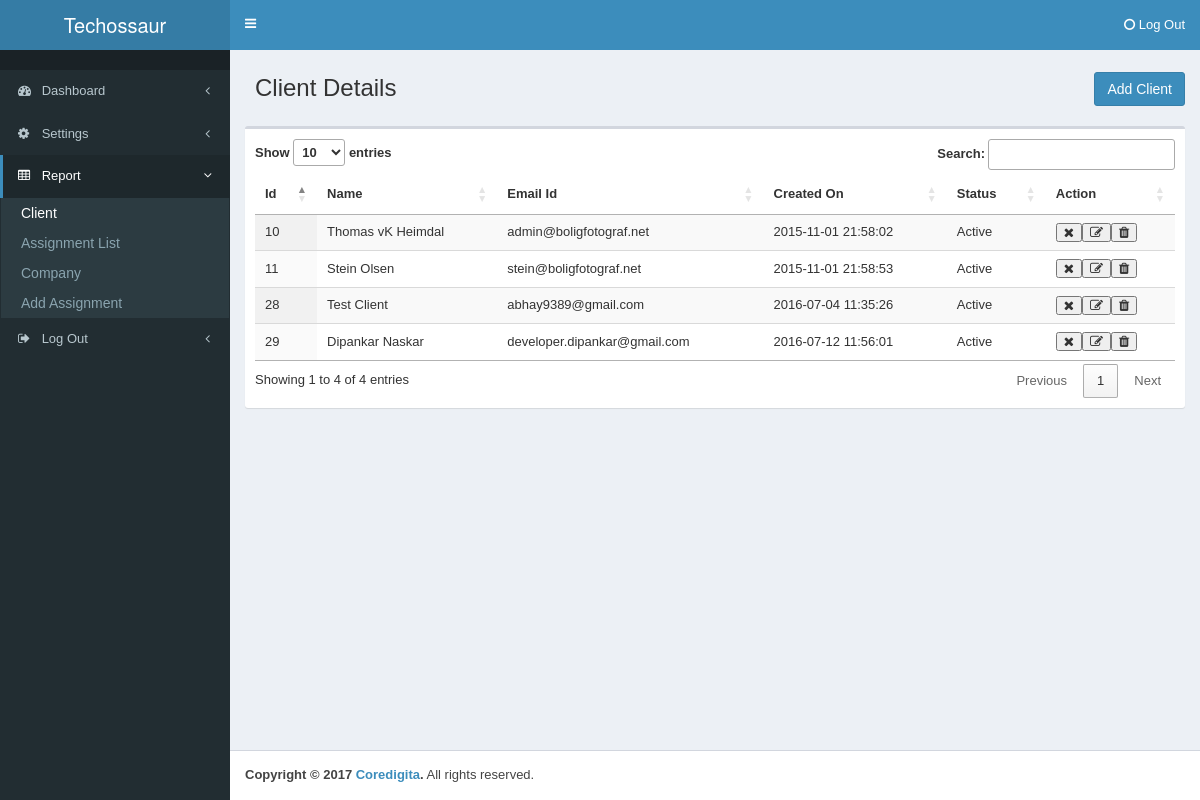
Page /client.php (signed in) on the committed database.
### tables this page shows
CREATE TABLE IF NOT EXISTS `menu` (
  `menu_id` int(11) NOT NULL AUTO_INCREMENT,
  `parent_id` int(11) NOT NULL,
  `menu_name` varchar(255) NOT NULL,
  `menu_page` varchar(255) NOT NULL,
  `icon` varchar(255) NOT NULL,
  `admin_access` enum('yes','no') NOT NULL,
  `client_access` enum('yes','no') NOT NULL,
  PRIMARY KEY (`menu_id`)
);

CREATE TABLE IF NOT EXISTS `tb_user` (
  `id` int(15) NOT NULL AUTO_INCREMENT,
  `fname` varchar(15) DEFAULT NULL,
  `lname` varchar(15) DEFAULT NULL,
  `email` varchar(50) DEFAULT NULL,
  `pass` varchar(50) DEFAULT NULL COMMENT 'Password',
  `user_type` enum('Admin','Client') NOT NULL DEFAULT 'Client' COMMENT 'User Type',
  `user_status` enum('Active','InActive','Deleted') NOT NULL DEFAULT 'InActive' COMMENT 'User Status',
  `activation_link` varchar(50) DEFAULT NULL COMMENT 'activation link of user activate after sign up',
  `user_creation` timestamp NOT NULL DEFAULT CURRENT_TIMESTAMP COMMENT 'Timestamp of user creation when sign up',
  `last_login` timestamp NOT NULL DEFAULT '0000-00-00 00:00:00',
  `user_delete` enum('yes','no') NOT NULL DEFAULT 'no',
  PRIMARY KEY (`id`)
);

### includes/functions.php (called while the page is built)
<?php
include('config.php');
function createSidebar($menu,$sub_menu){
	global $baseUrl,$dbHost,$dbUsername,$dbPassword,$dbName;
	require_once("class.sidebar.php");
	$side = new sidebar($menu,$sub_menu);
	$side->initConnection($dbHost,$dbUsername,$dbPassword,$dbName);
	$side->set_baseUrl($baseUrl);
	$side->createMenu();
}
?>

### includes/all_functions.php (called while the page is built)
<?php
function encryptorDecryptor($action, $string) {
 $output         = false;
 $encrypt_method = "AES-256-CBC";
 $secret_key     = 'muni';
 $secret_iv      = 'muni123';
 $key            = hash('sha256', $secret_key);
 $iv             = substr(hash('sha256', $secret_iv), 0, 16);
    if( $action == 'encrypt' ) {
        $output = openssl_encrypt($string, $encrypt_method, $key, 0, $iv);
        $output = base64_encode($output);
    }
    else if( $action == 'decrypt' ){
        $output = openssl_decrypt(base64_decode($string), $encrypt_method, $key, 0, $iv);
    }
    return $output;
}
?>

### client.php (the view, shortened to what this page needs)
<?php
  include('includes/header.php');
  include('includes/all_functions.php');
  createSidebar(2, 12);
  $sql = "SELECT * FROM tb_user WHERE user_delete != 'Yes' AND user_type = 'Client' ORDER BY id ASC";
  $result = mysqli_query($con, $sql);
?>
<link rel="stylesheet" href="https://cdn.datatables.net/1.10.10/css/jquery.dataTables.min.css">
<link rel="stylesheet" href="https://cdn.datatables.net/fixedheader/3.1.1/css/fixedHeader.dataTables.min.css">
<link rel="stylesheet" href="https://cdn.datatables.net/responsive/2.0.2/css/responsive.dataTables.min.css">
<link rel="stylesheet" href="plugin/jquery_loadmask/jquery.loadmask.css">
      <div class="content-wrapper">
        <section class="content-header">
          <h1>Client Details</h1>
          <ol class="breadcrumb">
            <a href="#" style="float: right;" id="add_client" class="btn btn-primary add_client"/>Add Client</a>
          </ol>
        </section>
        <section class="content">
        <div class="box">
          <div class="box-body">
            <table id="example1" class="display" cellspacing="0" width="100%">
              <thead>
                <tr>
                  <th>Id</th>
                  <th>Name</th>
                  <th>Email Id</th>
                  <th>Created On</th>
                  <th>Status</th>
                  <th>Action</th>
                </tr>
              </thead>
              <tbody>
              <?php
              while($row = mysqli_fetch_array($result))
              {
              echo '<tr id = "'.$row['id'].'">';
              echo "<td>" . $row['id']. "</td>";
              echo "<td>" . $row['fname'] .' '. $row['lname'] . "</td>";
              echo "<td>" . $row['email'] . "</td>";
              echo "<td>" . $row['user_creation'] . "</td>";
              echo "<td>" . $row['user_status'] . "</td>";
              echo '<td>';
              if($row['user_status'] == 'Active') {
                echo '<button type="button" title="Deactivate" name = "" value = "'.$row['id'].'" id = "'.encryptorDecryptor('encrypt', $row['id']).'" class="fa fa-close"></button>';
              }
              else {
                echo '<button type="button" title="Activate" name = "" value = "'.$row['id'].'" id = "'.encryptorDecryptor('encrypt', $row['id']).'" class="fa fa-check"></button>';
              }
              echo '<button type="button" name = "edit" value = "'.$row['id'].'" id = "'.encryptorDecryptor('encrypt', $row['id']).'" class="fa fa-edit"></button>';
              echo '<button type="button" name = "delete" value = "'.$row['id'].'" id = "'.encryptorDecryptor('encrypt', $row['id']).'" class="fa fa-trash"></button>';
              echo '</td>';
              echo "</tr>";
              }
              ?>
              </tbody>
            </table>
          </div>
        </div>
        </section>
      </div>
      <footer class="main-footer">
        <strong>Copyright &copy; <?php echo date("Y"); ?> <a href="#">Coredigita</a>.</strong> All rights reserved.
      </footer>
    </div>
  </body>
</html>

### includes/header.php (shortened to what this page needs)
<?php
include('includes/config.php');
include('includes/functions.php');
?>
<!DOCTYPE html>
<html>
  <head>
    <link rel="stylesheet" href="bootstrap/css/bootstrap.min.css">
    <link rel="stylesheet" href="https://maxcdn.bootstrapcdn.com/font-awesome/4.4.0/css/font-awesome.min.css">
    <link rel="stylesheet" href="https://code.ionicframework.com/ionicons/2.0.1/css/ionicons.min.css">
    <link rel="stylesheet" href="dist/css/AdminLTE.min.css">
    <link rel="stylesheet" href="dist/css/_all-skins.min.css">
    <link rel="stylesheet" href="plugin/jQuery/screen.css">
  </head>
  <body class="hold-transition skin-blue sidebar-mini">
  <div class="wrapper">
  <header class="main-header">
      <a href="dashboard.php" class="logo">
        <span class="logo-lg">Techossaur</span>
      </a>
      <nav class="navbar navbar-static-top" role="navigation">
        <a href="#" class="sidebar-toggle" data-toggle="offcanvas" role="button">
        </a>
        <div class="navbar-custom-menu">
          <ul class="nav navbar-nav">
            <li><a href="logout.php"><i class="fa fa-circle-o"></i> Log Out</a></li>
          </ul>
        </div>
      </nav>
    </header>

### includes/class.sidebar.php (shortened to what this page needs)
<?php
final class sidebar
{
	private $baseurl="";
	private $menu="";
	private $submenu = "";
	private $conn;
	private $menulist = array();
	function __construct($menu, $submenu)
	{
		$this->menu = $menu;
		$this->submenu = $submenu;
	}
	private function connect(){
		$this->conn = new PDO("mysql:host=localhost;dbname=db_floorplanner", "dipankar", "dipankar@123");
	}
	private function getmenulist(){
		$tmp = array();
		$dept 	 = '1';
		$menus   = $this->getMenuByDept($dept,$_SESSION['user_type']);
		$parents = $this->getParentMenus($menus,$_SESSION['user_type']);
		foreach($parents as $pmenu){
			$menu_id = $pmenu;
			$result = $this->conn->prepare("SELECT * FROM `menu` WHERE menu_id = :menu_id");
			$result->execute(['menu_id' => $menu_id]);
			while ( $data = $result->fetch(PDO::FETCH_ASSOC) ) {
				$tmp_sub    = array();
				$in_values = implode(',', $menus);
				$result_sub = $this->conn->prepare("SELECT * FROM `menu` WHERE parent_id = ".$data['menu_id']." AND menu_id IN(".$in_values.")");
				$result_sub->execute();
				while ( $data_sub = $result_sub->fetch(PDO::FETCH_ASSOC) ) {
					$tmp_sub[] = $data_sub;
				}
				$tmp[] = array(
						  'name' => $data['menu_name'],
						  'icon'=> $data['icon'],
						  'submenu' => $tmp_sub
						 );
			}
		}
		$this->menulist = $tmp;
	}
	private function getMenuByDept($dept, $type){
		$parents = array();
		if($type == "Admin"){
			$parent_id    = 0;
			$admin_access = 'yes';
			$result       = $this->conn->prepare('SELECT menu_id FROM `menu` WHERE parent_id != :parent_id AND admin_access = :admin_access');
			$result->execute(['parent_id' => $parent_id, 'admin_access' => $admin_access]);
			while ( $data = $result->fetch(PDO::FETCH_ASSOC) ) {
				$parents[] = $data['menu_id'];
			}
		}
		return $parents;
	}
	private function getParentMenus($menu_arr, $type){
		$arr = array();
		if($type == "Admin"){
			$parent_id    = 0;
			$admin_access = 'yes';
			$result       = $this->conn->prepare('SELECT menu_id FROM `menu` WHERE parent_id = :parent_id AND admin_access = :admin_access  ORDER BY menu_id ASC');
			$result->execute(['parent_id' => $parent_id, 'admin_access' => $admin_access]);
			while ( $data = $result->fetch(PDO::FETCH_ASSOC) ) {
				$arr[] = $data['menu_id'];
			}
		}
		return $arr;
	}
	public function set_baseUrl($url)
	{
		$this->baseurl = $url;
	}
	public function createMenu()
	{
		$this->getmenulist();
		echo '<aside class="main-sidebar"><section class="sidebar">';
		echo '<ul class="sidebar-menu">';
		echo '<li class="header"></li>';
		$i = 0;
		foreach($this->menulist as $menu )
		{
			$li_active = '';
			$li_class  = 'treeview';
			if($this->menu == $i)
			{
				$li_class  = 'active treeview';
				$ulclass   = ' class = "active treeview-menu"';
				$li_active =  '<a href="#"><i class="fa '.$menu['icon'].'"></i> <span>'.$menu['name'].'</span> <i class="fa fa-angle-left pull-right"></i>
				</a>';
			}else{
				$ulclass   = ' class = "treeview-menu"';
				$li_active =  '<a href="#"><i class="fa '.$menu['icon'].'"></i> <span>'.$menu['name'].'</span> <i class="fa fa-angle-left pull-right"></i>
				</a>';
			}
			echo '<li class="'.$li_class.'">'.$li_active;
			$subarr = $menu['submenu'];
			echo '<ul'.$ulclass.'>';
			foreach($subarr as $submenu_info)
			{
				$liclass = '';
				if( (basename($_SERVER['PHP_SELF']) ==  $submenu_info['menu_page']) || $this->submenu == $submenu_info['menu_id']){
					$liclass = 'active';
				}
				if(!empty($submenu_info['menu_page'])){
					echo '<li class="'.$liclass.'"><a href="'.$this->baseurl.$submenu_info['menu_page'].'">'.htmlentities($submenu_info['menu_name']).'</a></li>';
				}else{
					echo '<li class="'.$liclass.'"><a href="'.$this->baseurl.$submenu_info['menu_page'].'">'.htmlentities($submenu_info['menu_name']).'</a></li>';
				}
			}
			echo '</ul>';
			$i++;
		}
		echo '</ul>';
		echo '</section></aside>';
	}
}
?>

### rows in the picture
menu: menu_name "Dashboard"
menu: menu_name "Settings"
menu: menu_name "Report"
menu: menu_name "Client"
menu: menu_name "Assignment List"
menu: menu_name "Company"
menu: menu_name "Add Assignment"
tb_user: id "10", fname "Thomas vK", lname "Heimdal", email "admin@boligfotograf.net", user_creation "2015-11-01 21:58:02", user_status "Active"
tb_user: id "11", fname "Stein", lname "Olsen", email "stein@boligfotograf.net", user_creation "2015-11-01 21:58:53", user_status "Active"
tb_user: id "28", fname "Test", lname "Client", email "abhay9389@gmail.com", user_creation "2016-07-04 11:35:26", user_status "Active"
tb_user: id "29", fname "Dipankar", lname "Naskar", email "developer.dipankar@gmail.com", user_creation "2016-07-12 11:56:01", user_status "Active"

### other values in the picture
$menu['name'] "Log Out"
